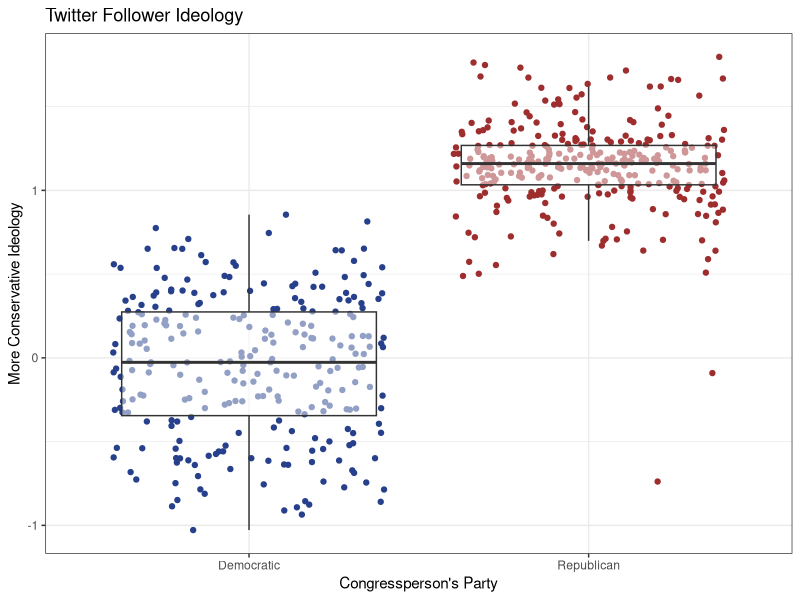

This figure's R source:
library(here)
library(data.table)
library(ggplot2)

# Compute average ideology of all members' followers and (optionally) plot results

follower.ideo <- fread( here('data', 'follower_ideology.csv'), data.table = FALSE  )

# Party dummy
follower.ideo$partyd <- as.numeric(follower.ideo$Party == "Democratic")

# Test the D-R difference
t.test(follower.ideo$follower.ideo[follower.ideo$Party=='Democratic'],
       follower.ideo$follower.ideo[follower.ideo$Party=='Republican'])

# Plot
ggplot(follower.ideo, aes(x=Party, y=follower.ideo)) + geom_jitter(aes(colour=Party)) +
  geom_boxplot(outlier.shape=NA, alpha=0.5) + scale_colour_manual(values=c("royalblue4","#9E2E2E")) + 
  labs(y="More Conservative Ideology") + labs(x="Congressperson's Party") + ggtitle("Twitter Follower Ideology") +
  theme_bw() + theme(legend.position="none")
